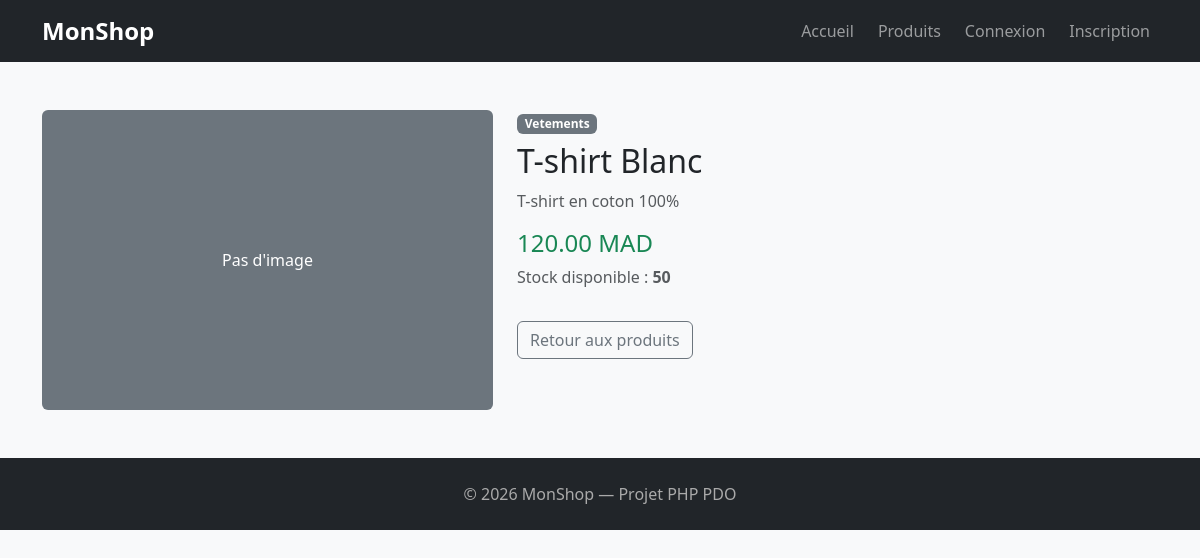
The app's page /product_detail.php?id=2 with its own data.
### tables this page shows
CREATE TABLE IF NOT EXISTS products (
    id INT AUTO_INCREMENT PRIMARY KEY,
    nom VARCHAR(150) NOT NULL,
    description TEXT,
    prix DECIMAL(10,2) NOT NULL,
    stock INT DEFAULT 0,
    image VARCHAR(255),
    categorie_id INT,
    created_at TIMESTAMP DEFAULT CURRENT_TIMESTAMP,
    FOREIGN KEY (categorie_id) REFERENCES categories(id) ON DELETE SET NULL
);

CREATE TABLE IF NOT EXISTS categories (
    id INT AUTO_INCREMENT PRIMARY KEY,
    nom VARCHAR(100) NOT NULL,
    created_at TIMESTAMP DEFAULT CURRENT_TIMESTAMP
);

### product_detail.php (the view, shortened to what this page needs)
<?php
require_once 'includes/db.php';
$id = isset($_GET['id']) && is_numeric($_GET['id']) ? (int)$_GET['id'] : 0;
$stmt = $pdo->prepare("SELECT p.*, c.nom AS categorie FROM products p LEFT JOIN categories c ON p.categorie_id = c.id WHERE p.id = :id");
$stmt->execute([':id' => $id]);
$product = $stmt->fetch(PDO::FETCH_ASSOC);
?>
<?php include 'includes/header.php'; ?>
<div class="container my-5">
    <div class="row g-4">
        <div class="col-md-5">
            <?php if ($product['image'] && file_exists('uploads/products/' . $product['image'])): ?>
                <img src="uploads/products/<?= htmlspecialchars($product['image']) ?>" class="img-fluid rounded shadow" alt="">
            <?php else: ?>
                <div class="bg-secondary rounded d-flex align-items-center justify-content-center" style="height:300px;color:#fff;">
                    Pas d'image
                </div>
            <?php endif; ?>
        </div>
        <div class="col-md-7">
            <span class="badge bg-secondary mb-2"><?= htmlspecialchars($product['categorie'] ?? 'Sans categorie') ?></span>
            <h2><?= htmlspecialchars($product['nom']) ?></h2>
            <p class="text-muted"><?= nl2br(htmlspecialchars($product['description'] ?? '')) ?></p>
            <h4 class="text-success"><?= number_format($product['prix'], 2) ?> MAD</h4>
            <p class="text-muted">Stock disponible : <strong><?= $product['stock'] ?></strong></p>
            <a href="products.php" class="btn btn-outline-secondary mt-3">Retour aux produits</a>
        </div>
    </div>
</div>
<?php include 'includes/footer.php'; ?>

### includes/header.php (style rules this page uses)
body { background: #f8f9fa; }

### records on screen
products: categorie.nom "Vetements", nom "T-shirt Blanc", description "T-shirt en coton 100%", prix "120.00", stock "50"
